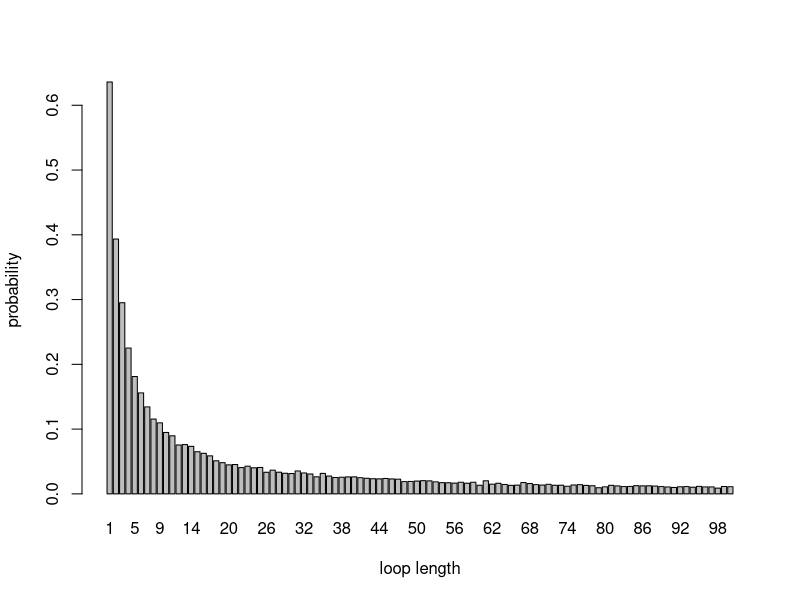

This figure's R source:
#outline:
#In this code file, we are trying to simulate the prisoner problem by using three different strategies and find the best of the three. 
#The prisoner problem is that we let 2n prisoners who have their own specific number walk into a room with 2n boxes and each box contains a random number ranging from 1 to 2n to find the card with their own number.
#Every prisoner can only open up to n boxes. The prisoner is not allow to communicate with other prisoners and only when all prisoners find the correct cards, they all go free.
#And also, we write a function to estimate the probability of each loop length which occurs because some card in the sequence of open boxes has the number of the first box opened.

#We divide the whole content into three parts.
#In the first part (Part one), we write three different strategies to simulate the problem.
#In the second part (Part two), we write function Pone to estimate the probability of a single prisoner succeeding in finding their number under three strategies.
#Besides, we write function Pall to estimate the probability of all 2n prisoners finding the card with their numbers within n trials.
#And also includes the example codes for every strategy.
#In the third part(Part three), we write function find_loop_length to help find the loop length.
#And we write function dloop which is used to find the probability of loop length from 1 to 2n occurring at least once
#The third one is find_prob which is for finding the probability that loop length no loop longer than 50.
#At last, we draw bar chart to visualize the probabilities.


##Part one 
Strategy_1 <- function(n, k, boxes){
  '
  Strategy_1(n, k, boxes)
    This function is to determine whether a prisoner is temporarily successful in using strategy_1.
  
  input:
    n(int): half number of unique prisoner, boxes or lids and also is the maximum times for one prisoner to try
    k(int): the number of the prisoner 
    boxes(int): 2n random card numbers in 1 to 2n boxes
    
  output: 
    success_or_not(int): 1 implies the prisoner succeeded; 0 implies the prisoner failed 
  '
  ##set the initial condition of whether the prisoner succeed or not(0 implies the prisoner failed; 1 implies the prisoner succeeded)
  success_or_not <- 0
  ##the maximum trail times is n
  times <- n 
  ## the first box the prisoner choose is the same as the number of the prisoner that is k
  num_of_box <- k 
  ##the prisoner starts to trail within n times
  for (t in 1:times){
    ##the number of next box the prisoner chooses is equal to the number of card inside the former box 
    num_of_box <- boxes[num_of_box]
    ##if the card in former box is equal to the number of prisoner,this trail is successful and let's enter into the next trail
    if (num_of_box == k){
      success_or_not <- 1
      break
    } 
  }
  ## let's return whether the prisoner succeed
  success_or_not
}

Strategy_2 <- function(n, k, boxes){
  '
  Strategy_2(n, k, boxes)
    This function is to determine whether a prisoner is temporarily successful in using strategy_2.
  
  input:
    n(int): half number of unique prisoner, boxes or lids and also is the maximum times for one prisoner to try
    k(int): the number of the prisoner 
    boxes(int): 2n random card numbers in 1 to 2n boxes
    
  output: 
    success_or_not(int): 1 implies the prisoner succeeded; 0 implies the prisoner failed 
  '
  
  ##set the initial condition of whether the prisoner succeed or not(0 implies the prisoner failed; 1 implies the prisoner succeeded)
  success_or_not <- 0
  ##the maximum trail times is n
  times <- n 
  ## the prisoner randomly choose the first box's number 
  num_of_box <- sample(1:(2*n), 1, replace = TRUE) 
  for (t in 1:times){
    ##the number of next box the prisoner choose is equal to the number of card inside the former box 
    num_of_box <- boxes[num_of_box]
    ##if the card in former box is equal to the number of prisoner,this trail is successful and let's enter into the next trail
    if (num_of_box == k){
      success_or_not <- 1
      break
    } 
  }
  ## let's return whether the prisoner succeed
  success_or_not
}

Strategy_3 <- function(n, k, boxes){
  '
  Strategy_3(n, k, boxes)
    This function is to determine whether a prisoner is temporarily successful in using strategy_3.
  
  input:
    n(int): half number of unique prisoner, boxes or lids and also is the maximum times for one prisoner to try
    k(int): the number of the prisoner 
    boxes(int): 2n random card numbers in 1 to 2n boxes
    
  output: 
    success_or_not(int): 1 implies the prisoner succeeded; 0 implies the prisoner failed 
  '
  ##set the initial condition of whether the prisoner succeed or not(0 implies the prisoner failed; 1 implies the prisoner succeeded)
  success_or_not <- 0
  ## the prisoner opens n boxes at random
  boxes_taken <- sample(boxes, n) 
  ## now the prisoner checks each card for their own number
  ##if the prisoner find his/her own number in n boxes,this trail is successful and let's enter into the next trail
  if (k %in% boxes_taken){ 
    success_or_not <- 1
  }
  ## let's return whether the prisoner succeed
  success_or_not
}

##Part two
Pone <- function(n, k, strategy, nreps = 10000){
  '
  Pone(n, k, strategy, nreps )
    This function is to estimate the probability of a single prisoner succeeding in finding their number.
  
  input:
    n(int): half number of unique prisoner, boxes or lids and also is the maximum times for one prisoner to try
    k(int): the number of the prisoner 
    strategy(int): number of chosen strategy 
    nreps(int): the simulation times (10000 is set as a default)
    
  output: 
    probability_of_one(float): the probability estimate
  '
  
  
  ##for the condition of using strategy one
  if (strategy == 1){
    ##loop the condition in every one trail of nreps trails
    ## define the initial number of successful trails
    num_of_success_all <- 0 
    for (i in 1:nreps){
      ##box number is from 1 to 2n, but we shuffle the order of cards in each box
      boxes <- sample(1:(2*n), 2*n)
      ##record the number of successes in nreps trails
      num_of_success_all <- num_of_success_all + Strategy_1(n, k, boxes)
    }
    ## the final probability of one prisoner being successful can be calculated by the number of successful trails divided by total simulation times
    probability_of_one <- num_of_success_all / nreps
  }
  
  ##for the condition of using the second strategy
  if (strategy == 2){
    ##loop the condition in every one trail of nreps trails
    ## define the initial number of successful trails
    num_of_success_all <- 0 
    for (i in 1:nreps){
      ##box number is from 1 to 2n, but we shuffle the order of cards in each box
      boxes <- sample(1:(2*n), 2*n)
      ##record the number of successes in nreps trails
      num_of_success_all <- num_of_success_all + Strategy_2(n, k,boxes)
    }
    ## the final probability of one prisoner being successful can be calculated by the number of successful trails divided by total simulation times
    probability_of_one <- num_of_success_all / nreps 
  }
  
  ##for the condition of using the third strategy
  if (strategy == 3) {
    ##loop the condition in every one trail of nreps trails
    ## define the initial number of successful trails
    num_of_success_all <- 0 
    for(i in 1:nreps){
      ##box number is from 1 to 2n, but we shuffle the order of cards in each box
      boxes <- sample(1:(2*n), 2*n)
      ##record the number of successes in nreps trails
      num_of_success_all <- num_of_success_all + Strategy_3(n, k,boxes)
    }
    ## the final probability of one prisoner being successful can be calculated by the number of successful trails divided by total simulation times
    probability_of_one <- num_of_success_all / nreps
  }
  ## let's return what is the probability estimate
  probability_of_one
}  

Pall <- function(n, strategy, nreps = 10000){
  '
  Pall(n, strategy, nreps )
    This function is to estimate the probability of all 2n prisoners finding the card with their numbers within n trials.
  
  input:
    n(int): half number of unique prisoner, boxes or lids and also is the maximum times for one prisoner to try
    strategy(int): number of chosen strategy 
    nreps(int): the simulation times (10000 is set as a default)
    
  output: 
    probability_of_all(float): the probability estimate
  '
  
  ## set initial number of success
  num_of_all_success <- 0 
  ## loop the condition in every one trail of nreps trails
  for (j in 1:nreps) {
    ## record the number of 2n prisoners who successfully found the number
    num_of_all <- 0
    ##box number is from 1 to 2n, but we shuffle the order of cards in each box
    boxes <- sample(1:(2*n), 2*n)
    if (strategy == 1) {
      ##loop the condition in every prisoner of 2n prisoners 
      for (i in 1:(2*n)){
        ##use the function Strategy_1 defined before, and calculate the number of successful prisoners
        num_of_all <- num_of_all + Strategy_1(n, i,boxes)
      }
      ## determine if all prisoners are successful
      if (num_of_all == 2*n) {
        ## if all prisoners are successful, they all go free 
        num_of_all_success <- num_of_all_success + 1
      }
    }
    if (strategy == 2) {
      ##loop the condition in every prisoner of 2n prisoners 
      for (i in 1:(2*n)){
        ##use the function Strategy_1 defined before, and calculate the number of successful prisoners
        num_of_all <- num_of_all + Strategy_2(n, i,boxes)
      }
      ## determine if all prisoners are successful
      if (num_of_all == 2*n) {
        ## if all prisoners are successful, they all go free 
        num_of_all_success <- num_of_all_success + 1
      }
    }
    if (strategy == 3) {
      ##loop the condition in every prisoner of 2n prisoners 
      for (i in 1:(2*n)){
        ##use the function Strategy_1 defined before, and calculate the number of successful prisoners
        num_of_all <- num_of_all + Strategy_3(n, i,boxes)
      }
      ## determine if all prisoners are successful
      if (num_of_all == 2*n) {
        ## if all prisoners are successful, they all go free 
        num_of_all_success <- num_of_all_success + 1
      }
    }
  }
  ## the final probability of all prisoners being successful can be calculated by the number of successful trails divided by total simulation times
  probability_of_all <- num_of_all_success/nreps
  
  ## print the final probability
  cat(probability_of_all)
}

##example codes for every strategy 

##for strategy one, n=5
##individual success probability of prisoner number 8 can be estimate by Pone(5,8,1)
cat(Pone(5,8,1))
##joint success probability can be estimated by Pall(5,1)
cat(Pall(5,1))

##for strategy one, n=5
##individual success probability of prisoner number 8 can be estimate by Pone(5,8,2)
cat(Pone(5,8,2))
##joint success probability can be estimated by Pall(5,2)
cat(Pall(5,2))

##for strategy three, n=5
##individual success probability of prisoner number 8 can be estimate by Pone(5,8,3)
cat(Pone(5,8,3))
##joint success probability can be estimated by Pall(5,3)
cat(Pall(5,3))


##for strategy one, n=50
##individual success probability of prisoner number 8 can be estimate by Pone(50,8,1)
cat(Pone(50,8,1))
##joint success probability can be estimated by Pall(50,1)
cat(Pall(50,1))

##for strategy two, n=50
##individual success probability of prisoner number 8 can be estimate by Pone(50,8,2)
cat(Pone(50,8,2))
##joint success probability can be estimated by Pall(50,2)
cat(Pall(50,2))

##for strategy three, n=50
##individual success probability of prisoner number 8 can be estimate by Pone(50,8,3)
cat(Pone(50,8,3))
##joint success probability can be estimated by Pall(50,3)
cat(Pall(50,3))

#Comments: From the results we can see a significant difference in the probabilities predicted by the three methods, especially when calculating the probability of success for all criminals.
#When the number of prisoners is large, and the probability of success for all is considered, if we consider the way of choosing cards as a dependent behavior, 
#and in the case where the first card is our own number, which is strategy one, we get a surprising result, while the other two methods get a result of 0.

#Part three
find_loop_length <- function(n){
  '
  find_loop_length(n)
    This function is for finding the loop length of each box
  
  input:
    n(int): half number of unique prisoner, boxes or lids
    
  output: 
    loop_len_list(int): loop length of each box, and the length of list equal to 2n
  '
  
  #create an empty list for store the loop length of each box
  loop_len_list <- c() 
  # Use the sample function to initialize the number of the lid in each box
  u <- sample(1:(2*n), 2*n) 
  # use loop to search the loop length for all box
  for (j in 1:(2*n)){
    # initialize the loop length
    # if firstly the lid and box numbers are the same then output directly
    loop_len <- 1
    k <- u[j] 
    
    # find the loop length for each box
    while (j != u[j] & loop_len < length(u)){	 
      # if the lid and box numbers are the same, loop length increased by 1 and stop loop
      if (u[k] == j){ 
        loop_len <- loop_len + 1
        break
      }
      # if the lid and box numbers are the different, 
      # make the code of the next box the same as the code of the lid
      # and loop length increased by 1 
      else{
        k <- u[k]
        loop_len <- loop_len + 1
      }
    }
    #Add the loop length of each length to the list for storage
    loop_len_list <- append(loop_len_list, loop_len)
    
  }
  loop_len_list
}


dloop <- function(n, nreps){
  '
  dloop(n, nreps)
    This function is for finding the probability of loop length from 1 to 2n occurring at least once
  
  input:
    n(int): half number of unique prisoner, boxes or lids
    nreps(int): number of simulations
  
  output:
    prob_list(float): probability of loop length(occuring times >= 1), 
    and the length of list equal to 2n
  '
  
  # create an empty list to store the frequency of each occurrence of different loop lengths
  freq_list <- rep(0, (2*n))
  # do the simulation
  for (i in 1:nreps){ 
    # use function to find the loop length of all boxes
    loop_len_list <- find_loop_length(n)
    # create an empty list, limited to 2n, to store frequency of the loop length and 
    # avoid mismatching the output length of the tabulate function
    loop_len_freq <- rep(0, (2*n))
    # count the length of the tabulate function
    freq_len <- length(tabulate(loop_len_list))
    # store the final frequency of each loop length 
    loop_len_freq[1:freq_len] <- tabulate(loop_len_list)
    #If a loop length occurs more than once in a simulation, the frequency is increased by 1
    freq_list[loop_len_freq >= 1] <- freq_list[loop_len_freq >= 1] +1
  }
  
  #The probability is obtained by dividing the frequency by the total number of simulations
  prob_list <- freq_list/nreps
  prob_list
}

#output the loop length list for given value of n and nreps
#dloop(50, 10000)

#Initialize the values of n and nreps
n <- 50 
nreps <- 10000

#create a list between 1 and 100 for x coordinate axis
n_list <- c(1:(2*n)) 
#create a list to store the probability of loop length for ycoordinate axis
prob_list <- dloop(n,nreps) 

find_prob <- function(n, nreps){
  '
  find_prob(n, nreps)
    This function is for finding the probability that loop length no loop longer than 50
  
  input:
    n(int): half number of unique prisoner, boxes or lids
    nreps(int): number of simulations
  
  output:
    prob_list(float): probability of loop length no loop longer than 50
  '
  
  freq <- 0 #Initialize the values of frequency
  # use loop to do the simulation to count frequency that loop length no loop longer than 50
  for (i in 1:nreps){ 
    # use function to find the loop length of all boxes
    loop_len_list <- find_loop_length(n) 
    # create an empty list, limited to 2n, to store frequency of the loop length and 
    # avoid mismatching the output length of the tabulate function
    loop_len_freq <- rep(0, (2*n))
    # count the length of the tabulate function
    freq_len <- length(tabulate(loop_len_list))
    # store the final frequency of each loop length 
    loop_len_freq[1:freq_len] <- tabulate(loop_len_list)
    # select an array of frequencies with loop length greater than 50
    loop_count_50a <- loop_len_freq[(n+1) : (2*n)] 
    # If loop lengths greater than 50 do not occur, increase the frequency by 1
    if (sum(loop_count_50a) == 0) {
      freq <- freq+1 
    }
  }
  
  #The probability is obtained by dividing the frequency by the total number of simulations
  prob <- freq/nreps 
  prob
}

#output the probability for given value of n and nreps
find_prob(50, 10000) 
#draw the bar chart to show the relationship of probability and loop length
barplot(prob_list~n_list, xlab='loop length',ylab='probability') 
